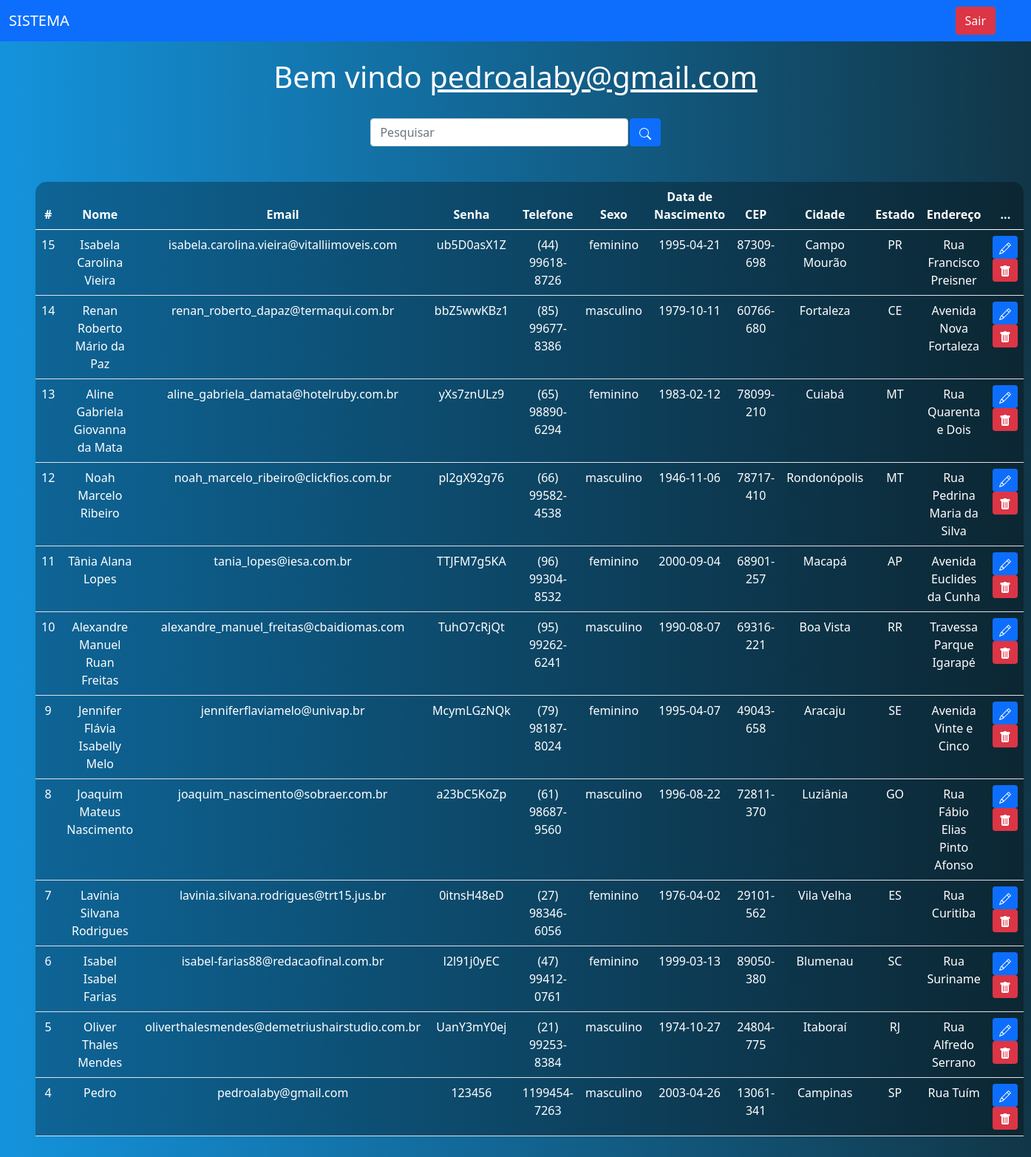
The page /sistema.php (signed in) on the database its author committed.
### tables this page shows
CREATE TABLE `usuarios` (
  `id` int(11) NOT NULL,
  `nome` varchar(45) NOT NULL,
  `email` varchar(110) NOT NULL,
  `senha` varchar(45) NOT NULL,
  `telefone` varchar(15) NOT NULL,
  `sexo` varchar(15) NOT NULL,
  `data_nasc` date NOT NULL,
  `cep` varchar(15) NOT NULL,
  `cidade` varchar(45) NOT NULL,
  `estado` varchar(45) NOT NULL,
  `endereco` varchar(45) NOT NULL
);

### sistema.php (the view, shortened to what this page needs)
<?php
    include_once('config.php');
    $logado = $_SESSION['email'];
    if(!empty($_GET['search']))
    {
        $data = $_GET['search'];
        $sql = "SELECT * FROM usuarios WHERE id LIKE '%$data%' or nome LIKE '%$data%' or email LIKE '%$data%' ORDER BY id DESC";
    }
    else
    {
        $sql = "SELECT * FROM usuarios ORDER BY id DESC";
    }
    $result = $conexao->query($sql);
?>
<!DOCTYPE html>
<html lang="pt-br">
<head>
    <link href="https://cdn.jsdelivr.net/npm/bootstrap@5.0.2/dist/css/bootstrap.min.css" rel="stylesheet">
</head>
<body>
    <nav class="navbar navbar-expand-lg navbar-dark bg-primary">
        <div class="container-fluid">
            <a class="navbar-brand" href="#">SISTEMA</a>
        </div>
        <div class="d-flex">
            <a href="sair.php" class="btn btn-danger me-5">Sair</a>
        </div>
    </nav>
    <br>
    <?php
        echo "<h1>Bem vindo <u>$logado</u></h1>";
    ?>
    <br>
    <div class="box-search">
        <input type="search" class="form-control w-25" placeholder="Pesquisar" id="pesquisar">
        <button onclick="searchData()" class="btn btn-primary">
        </button>
    </div>
    <div class="m-5">
        <table class="table text-white table-bg">
            <thead>
                <tr>
                    <th scope="col">#</th>
                    <th scope="col">Nome</th>
                    <th scope="col">Email</th>
                    <th scope="col">Senha</th>
                    <th scope="col">Telefone</th>
                    <th scope="col">Sexo</th>
                    <th scope="col">Data de Nascimento</th>
                    <th scope="col">CEP</th>
                    <th scope="col">Cidade</th>
                    <th scope="col">Estado</th>
                    <th scope="col">Endereço</th>
                    <th scope="col">...</th>
                </tr>
            </thead>
            <tbody>
                <?php
                    while($user_data = mysqli_fetch_assoc($result)) {
                        echo "<tr>";
                        echo "<td>".$user_data['id']."</td>";
                        echo "<td>".$user_data['nome']."</td>";
                        echo "<td>".$user_data['email']."</td>";
                        echo "<td>".$user_data['senha']."</td>";
                        echo "<td>".$user_data['telefone']."</td>";
                        echo "<td>".$user_data['sexo']."</td>";
                        echo "<td>".$user_data['data_nasc']."</td>";
                        echo "<td>".$user_data['cep']."</td>";
                        echo "<td>".$user_data['cidade']."</td>";
                        echo "<td>".$user_data['estado']."</td>";
                        echo "<td>".$user_data['endereco']."</td>";
                        echo "<td>
                        <a class='btn btn-sm btn-primary' href='edit.php?id=$user_data[id]' title='Editar'>
                            <svg xmlns='http://www.w3.org/2000/svg' width='16' height='16' fill='currentColor' class='bi bi-pencil' viewBox='0 0 16 16'>
                                <path d='M12.146.146a.5.5 0 0 1 .708 0l3 3a.5.5 0 0 1 0 .708l-10 10a.5.5 0 0 1-.168.11l-5 2a.5.5 0 0 1-.65-.65l2-5a.5.5 0 0 1 .11-.168l10-10zM11.207 2.5 13.5 4.793 14.793 3.5 12.5 1.207 11.207 2.5zm1.586 3L10.5 3.207 4 9.707V10h.5a.5.5 0 0 1 .5.5v.5h.5a.5.5 0 0 1 .5.5v.5h.293l6.5-6.5zm-9.761 5.175-.106.106-1.528 3.821 3.821-1.528.106-.106A.5.5 0 0 1 5 12.5V12h-.5a.5.5 0 0 1-.5-.5V11h-.5a.5.5 0 0 1-.468-.325z'/>
                            </svg>
                            </a>
                            <a class='btn btn-sm btn-danger' href='delete.php?id=$user_data[id]' title='Deletar'>
                                <svg xmlns='http://www.w3.org/2000/svg' width='16' height='16' fill='currentColor' class='bi bi-trash-fill' viewBox='0 0 16 16'>
                                    <path d='M2.5 1a1 1 0 0 0-1 1v1a1 1 0 0 0 1 1H3v9a2 2 0 0 0 2 2h6a2 2 0 0 0 2-2V4h.5a1 1 0 0 0 1-1V2a1 1 0 0 0-1-1H10a1 1 0 0 0-1-1H7a1 1 0 0 0-1 1H2.5zm3 4a.5.5 0 0 1 .5.5v7a.5.5 0 0 1-1 0v-7a.5.5 0 0 1 .5-.5zM8 5a.5.5 0 0 1 .5.5v7a.5.5 0 0 1-1 0v-7A.5.5 0 0 1 8 5zm3 .5v7a.5.5 0 0 1-1 0v-7a.5.5 0 0 1 1 0z'/>
                                </svg>
                            </a>
                            </td>";
                        echo "</tr>";
                    }
                    ?>
            </tbody>
        </table>
    </div>
</body>
</html>

### sistema.php (style rules this page uses)
body { background: linear-gradient(to right, rgb(20, 147, 220), rgb(17, 54, 71)); color: white; text-align: center; }
.table-bg { background: rgba(0, 0, 0, 0.3); border-radius: 15px 15px 0 0; }
.box-search { display: flex; justify-content: center; gap: .1%; }

### rows shown on the page
usuarios: id "15", nome "Isabela Carolina Vieira", email "isabela.carolina.vieira@vitalliimoveis.com", senha "ub5D0asX1Z", telefone "(44) 99618-8726", sexo "feminino", data_nasc "1995-04-21", cep "87309-698", cidade "Campo Mourão", estado "PR", endereco "Rua Francisco Preisner"
usuarios: id "14", nome "Renan Roberto Mário da Paz", email "renan_roberto_dapaz@termaqui.com.br", senha "bbZ5wwKBz1", telefone "(85) 99677-8386", sexo "masculino", data_nasc "1979-10-11", cep "60766-680", cidade "Fortaleza", estado "CE", endereco "Avenida Nova Fortaleza"
usuarios: id "13", nome "Aline Gabriela Giovanna da Mata", email "aline_gabriela_damata@hotelruby.com.br", senha "yXs7znULz9", telefone "(65) 98890-6294", sexo "feminino", data_nasc "1983-02-12", cep "78099-210", cidade "Cuiabá", estado "MT", endereco "Rua Quarenta e Dois"
usuarios: id "12", nome "Noah Marcelo Ribeiro", email "noah_marcelo_ribeiro@clickfios.com.br", senha "pl2gX92g76", telefone "(66) 99582-4538", sexo "masculino", data_nasc "1946-11-06", cep "78717-410", cidade "Rondonópolis", estado "MT", endereco "Rua Pedrina Maria da Silva"
usuarios: id "11", nome "Tânia Alana Lopes", email "tania_lopes@iesa.com.br", senha "TTJFM7g5KA", telefone "(96) 99304-8532", sexo "feminino", data_nasc "2000-09-04", cep "68901-257", cidade "Macapá", estado "AP", endereco "Avenida Euclides da Cunha"
usuarios: id "10", nome "Alexandre Manuel Ruan Freitas", email "alexandre_manuel_freitas@cbaidiomas.com", senha "TuhO7cRjQt", telefone "(95) 99262-6241", sexo "masculino", data_nasc "1990-08-07", cep "69316-221", cidade "Boa Vista", estado "RR", endereco "Travessa Parque Igarapé"
usuarios: id "9", nome "Jennifer Flávia Isabelly Melo", email "jenniferflaviamelo@univap.br", senha "McymLGzNQk", telefone "(79) 98187-8024", sexo "feminino", data_nasc "1995-04-07", cep "49043-658", cidade "Aracaju", estado "SE", endereco "Avenida Vinte e Cinco"
usuarios: id "8", nome "Joaquim Mateus Nascimento", email "joaquim_nascimento@sobraer.com.br", senha "a23bC5KoZp", telefone "(61) 98687-9560", sexo "masculino", data_nasc "1996-08-22", cep "72811-370", cidade "Luziânia", estado "GO", endereco "Rua Fábio Elias Pinto Afonso"
usuarios: id "7", nome "Lavínia Silvana Rodrigues", email "lavinia.silvana.rodrigues@trt15.jus.br", senha "0itnsH48eD", telefone "(27) 98346-6056", sexo "feminino", data_nasc "1976-04-02", cep "29101-562", cidade "Vila Velha", estado "ES", endereco "Rua Curitiba"
usuarios: id "6", nome "Isabel Isabel Farias", email "isabel-farias88@redacaofinal.com.br", senha "l2l91j0yEC", telefone "(47) 99412-0761", sexo "feminino", data_nasc "1999-03-13", cep "89050-380", cidade "Blumenau", estado "SC", endereco "Rua Suriname"
usuarios: id "5", nome "Oliver Thales Mendes", email "oliverthalesmendes@demetriushairstudio.com.br", senha "UanY3mY0ej", telefone "(21) 99253-8384", sexo "masculino", data_nasc "1974-10-27", cep "24804-775", cidade "Itaboraí", estado "RJ", endereco "Rua Alfredo Serrano"
usuarios: id "4", nome "Pedro", email "pedroalaby@gmail.com", senha "123456", telefone "1199454-7263", sexo "masculino", data_nasc "2003-04-26", cep "13061-341", cidade "Campinas", estado "SP", endereco "Rua Tuím"

### other values the page prints
$logado "pedroalaby@gmail.com"
